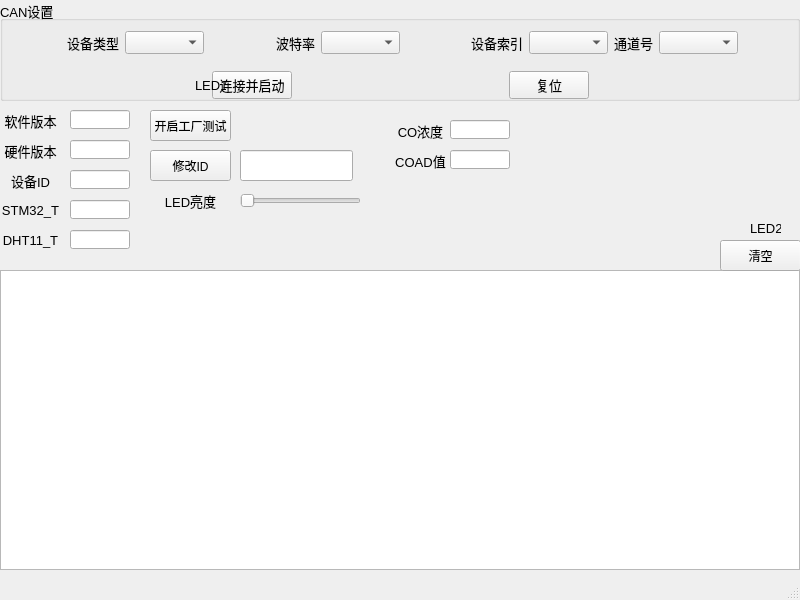
<?xml version="1.0" encoding="UTF-8"?>
<ui version="4.0">
 <class>MainWindow</class>
 <widget class="QMainWindow" name="MainWindow">
  <property name="geometry">
   <rect>
    <x>0</x>
    <y>0</y>
    <width>800</width>
    <height>600</height>
   </rect>
  </property>
  <property name="sizeIncrement">
   <size>
    <width>0</width>
    <height>23</height>
   </size>
  </property>
  <property name="baseSize">
   <size>
    <width>0</width>
    <height>23</height>
   </size>
  </property>
  <property name="font">
   <font>
    <pointsize>10</pointsize>
   </font>
  </property>
  <property name="windowTitle">
   <string>ZYdemo</string>
  </property>
  <property name="windowIcon">
   <iconset theme="QIcon::ThemeIcon::DocumentOpenRecent"/>
  </property>
  <widget class="QWidget" name="centralwidget">
   <widget class="QGroupBox" name="groupBox">
    <property name="geometry">
     <rect>
      <x>0</x>
      <y>0</y>
      <width>800</width>
      <height>101</height>
     </rect>
    </property>
    <property name="title">
     <string>CAN设置</string>
    </property>
    <widget class="QWidget" name="layoutWidget">
     <property name="geometry">
      <rect>
       <x>0</x>
       <y>70</y>
       <width>801</width>
       <height>31</height>
      </rect>
     </property>
     <layout class="QHBoxLayout" name="horizontalLayout">
      <item>
       <spacer name="horizontalSpacer">
        <property name="orientation">
         <enum>Qt::Orientation::Horizontal</enum>
        </property>
        <property name="sizeHint" stdset="0">
         <size>
          <width>40</width>
          <height>20</height>
         </size>
        </property>
       </spacer>
      </item>
      <item>
       <widget class="QPushButton" name="pushButton">
        <property name="text">
         <string>连接并启动</string>
        </property>
        <property name="checkable">
         <bool>true</bool>
        </property>
       </widget>
      </item>
      <item>
       <spacer name="horizontalSpacer_2">
        <property name="orientation">
         <enum>Qt::Orientation::Horizontal</enum>
        </property>
        <property name="sizeHint" stdset="0">
         <size>
          <width>40</width>
          <height>20</height>
         </size>
        </property>
       </spacer>
      </item>
      <item>
       <widget class="QPushButton" name="pushButton_2">
        <property name="text">
         <string>复位</string>
        </property>
       </widget>
      </item>
      <item>
       <spacer name="horizontalSpacer_3">
        <property name="orientation">
         <enum>Qt::Orientation::Horizontal</enum>
        </property>
        <property name="sizeHint" stdset="0">
         <size>
          <width>40</width>
          <height>20</height>
         </size>
        </property>
       </spacer>
      </item>
     </layout>
    </widget>
    <widget class="QWidget" name="layoutWidget">
     <property name="geometry">
      <rect>
       <x>2</x>
       <y>12</y>
       <width>801</width>
       <height>61</height>
      </rect>
     </property>
     <layout class="QHBoxLayout" name="horizontalLayout_2">
      <item>
       <spacer name="horizontalSpacer_5">
        <property name="orientation">
         <enum>Qt::Orientation::Horizontal</enum>
        </property>
        <property name="sizeHint" stdset="0">
         <size>
          <width>40</width>
          <height>20</height>
         </size>
        </property>
       </spacer>
      </item>
      <item>
       <widget class="QLabel" name="label">
        <property name="text">
         <string>设备类型</string>
        </property>
        <property name="alignment">
         <set>Qt::AlignmentFlag::AlignCenter</set>
        </property>
       </widget>
      </item>
      <item>
       <widget class="QComboBox" name="cmbDeviceType"/>
      </item>
      <item>
       <spacer name="horizontalSpacer_8">
        <property name="orientation">
         <enum>Qt::Orientation::Horizontal</enum>
        </property>
        <property name="sizeHint" stdset="0">
         <size>
          <width>40</width>
          <height>20</height>
         </size>
        </property>
       </spacer>
      </item>
      <item>
       <widget class="QLabel" name="label_2">
        <property name="text">
         <string>波特率</string>
        </property>
        <property name="alignment">
         <set>Qt::AlignmentFlag::AlignCenter</set>
        </property>
       </widget>
      </item>
      <item>
       <widget class="QComboBox" name="cmbBaudrate"/>
      </item>
      <item>
       <spacer name="horizontalSpacer_7">
        <property name="orientation">
         <enum>Qt::Orientation::Horizontal</enum>
        </property>
        <property name="sizeHint" stdset="0">
         <size>
          <width>40</width>
          <height>20</height>
         </size>
        </property>
       </spacer>
      </item>
      <item>
       <widget class="QLabel" name="label_3">
        <property name="text">
         <string>设备索引</string>
        </property>
        <property name="alignment">
         <set>Qt::AlignmentFlag::AlignCenter</set>
        </property>
       </widget>
      </item>
      <item>
       <widget class="QComboBox" name="cmbDeviceldnex"/>
      </item>
      <item>
       <widget class="QLabel" name="label_4">
        <property name="text">
         <string>通道号</string>
        </property>
        <property name="alignment">
         <set>Qt::AlignmentFlag::AlignCenter</set>
        </property>
       </widget>
      </item>
      <item>
       <widget class="QComboBox" name="cmbChannelldnex"/>
      </item>
      <item>
       <spacer name="horizontalSpacer_4">
        <property name="orientation">
         <enum>Qt::Orientation::Horizontal</enum>
        </property>
        <property name="sizeHint" stdset="0">
         <size>
          <width>40</width>
          <height>20</height>
         </size>
        </property>
       </spacer>
      </item>
     </layout>
    </widget>
   </widget>
   <widget class="QListWidget" name="lwDataDisplay">
    <property name="geometry">
     <rect>
      <x>0</x>
      <y>270</y>
      <width>800</width>
      <height>300</height>
     </rect>
    </property>
    <property name="font">
     <font>
      <pointsize>10</pointsize>
     </font>
    </property>
   </widget>
   <widget class="QLabel" name="label_5">
    <property name="geometry">
     <rect>
      <x>0</x>
      <y>110</y>
      <width>61</width>
      <height>21</height>
     </rect>
    </property>
    <property name="text">
     <string>软件版本</string>
    </property>
    <property name="alignment">
     <set>Qt::AlignmentFlag::AlignCenter</set>
    </property>
   </widget>
   <widget class="QLineEdit" name="leSwVer">
    <property name="geometry">
     <rect>
      <x>70</x>
      <y>110</y>
      <width>60</width>
      <height>19</height>
     </rect>
    </property>
    <property name="alignment">
     <set>Qt::AlignmentFlag::AlignCenter</set>
    </property>
    <property name="readOnly">
     <bool>true</bool>
    </property>
   </widget>
   <widget class="QLineEdit" name="leHwVer">
    <property name="geometry">
     <rect>
      <x>70</x>
      <y>140</y>
      <width>60</width>
      <height>19</height>
     </rect>
    </property>
    <property name="text">
     <string/>
    </property>
    <property name="alignment">
     <set>Qt::AlignmentFlag::AlignCenter</set>
    </property>
    <property name="readOnly">
     <bool>true</bool>
    </property>
   </widget>
   <widget class="QLabel" name="label_6">
    <property name="geometry">
     <rect>
      <x>0</x>
      <y>140</y>
      <width>61</width>
      <height>21</height>
     </rect>
    </property>
    <property name="text">
     <string>硬件版本</string>
    </property>
    <property name="alignment">
     <set>Qt::AlignmentFlag::AlignCenter</set>
    </property>
   </widget>
   <widget class="QLabel" name="label_7">
    <property name="geometry">
     <rect>
      <x>0</x>
      <y>170</y>
      <width>61</width>
      <height>21</height>
     </rect>
    </property>
    <property name="text">
     <string>设备ID</string>
    </property>
    <property name="alignment">
     <set>Qt::AlignmentFlag::AlignCenter</set>
    </property>
   </widget>
   <widget class="QLineEdit" name="leDeviceID">
    <property name="geometry">
     <rect>
      <x>70</x>
      <y>170</y>
      <width>60</width>
      <height>19</height>
     </rect>
    </property>
    <property name="text">
     <string/>
    </property>
    <property name="alignment">
     <set>Qt::AlignmentFlag::AlignCenter</set>
    </property>
    <property name="readOnly">
     <bool>true</bool>
    </property>
   </widget>
   <widget class="QLineEdit" name="leSTM32T">
    <property name="geometry">
     <rect>
      <x>70</x>
      <y>200</y>
      <width>60</width>
      <height>19</height>
     </rect>
    </property>
    <property name="text">
     <string/>
    </property>
    <property name="alignment">
     <set>Qt::AlignmentFlag::AlignCenter</set>
    </property>
    <property name="readOnly">
     <bool>true</bool>
    </property>
   </widget>
   <widget class="QLabel" name="label_8">
    <property name="geometry">
     <rect>
      <x>0</x>
      <y>200</y>
      <width>61</width>
      <height>21</height>
     </rect>
    </property>
    <property name="text">
     <string>STM32_T</string>
    </property>
    <property name="alignment">
     <set>Qt::AlignmentFlag::AlignCenter</set>
    </property>
   </widget>
   <widget class="QLineEdit" name="leDHT11T">
    <property name="geometry">
     <rect>
      <x>70</x>
      <y>230</y>
      <width>60</width>
      <height>19</height>
     </rect>
    </property>
    <property name="text">
     <string/>
    </property>
    <property name="alignment">
     <set>Qt::AlignmentFlag::AlignCenter</set>
    </property>
    <property name="readOnly">
     <bool>true</bool>
    </property>
   </widget>
   <widget class="QLabel" name="label_9">
    <property name="geometry">
     <rect>
      <x>0</x>
      <y>230</y>
      <width>61</width>
      <height>21</height>
     </rect>
    </property>
    <property name="text">
     <string>DHT11_T</string>
    </property>
    <property name="alignment">
     <set>Qt::AlignmentFlag::AlignCenter</set>
    </property>
   </widget>
   <widget class="QPushButton" name="pbFactoryTest">
    <property name="geometry">
     <rect>
      <x>150</x>
      <y>110</y>
      <width>81</width>
      <height>31</height>
     </rect>
    </property>
    <property name="font">
     <font>
      <pointsize>9</pointsize>
     </font>
    </property>
    <property name="text">
     <string>开启工厂测试</string>
    </property>
    <property name="iconSize">
     <size>
      <width>10</width>
      <height>10</height>
     </size>
    </property>
    <property name="checkable">
     <bool>true</bool>
    </property>
   </widget>
   <widget class="QLineEdit" name="leIdChange">
    <property name="geometry">
     <rect>
      <x>240</x>
      <y>150</y>
      <width>113</width>
      <height>31</height>
     </rect>
    </property>
   </widget>
   <widget class="QPushButton" name="pbChangeID">
    <property name="geometry">
     <rect>
      <x>150</x>
      <y>150</y>
      <width>81</width>
      <height>31</height>
     </rect>
    </property>
    <property name="font">
     <font>
      <pointsize>9</pointsize>
     </font>
    </property>
    <property name="text">
     <string>修改ID</string>
    </property>
    <property name="iconSize">
     <size>
      <width>10</width>
      <height>10</height>
     </size>
    </property>
    <property name="checkable">
     <bool>false</bool>
    </property>
   </widget>
   <widget class="QSlider" name="sLedSet">
    <property name="geometry">
     <rect>
      <x>240</x>
      <y>190</y>
      <width>121</width>
      <height>21</height>
     </rect>
    </property>
    <property name="maximum">
     <number>100</number>
    </property>
    <property name="singleStep">
     <number>10</number>
    </property>
    <property name="tracking">
     <bool>false</bool>
    </property>
    <property name="orientation">
     <enum>Qt::Orientation::Horizontal</enum>
    </property>
   </widget>
   <widget class="QLabel" name="label_10">
    <property name="geometry">
     <rect>
      <x>160</x>
      <y>190</y>
      <width>61</width>
      <height>21</height>
     </rect>
    </property>
    <property name="text">
     <string>LED亮度</string>
    </property>
    <property name="alignment">
     <set>Qt::AlignmentFlag::AlignCenter</set>
    </property>
   </widget>
   <widget class="QPushButton" name="pbEmptyDataDisplay">
    <property name="geometry">
     <rect>
      <x>720</x>
      <y>240</y>
      <width>81</width>
      <height>31</height>
     </rect>
    </property>
    <property name="font">
     <font>
      <pointsize>9</pointsize>
     </font>
    </property>
    <property name="text">
     <string>清空</string>
    </property>
    <property name="iconSize">
     <size>
      <width>10</width>
      <height>10</height>
     </size>
    </property>
    <property name="checkable">
     <bool>false</bool>
    </property>
   </widget>
   <widget class="QLabel" name="lb_LED1">
    <property name="geometry">
     <rect>
      <x>195</x>
      <y>77</y>
      <width>31</width>
      <height>16</height>
     </rect>
    </property>
    <property name="text">
     <string>LED1</string>
    </property>
   </widget>
   <widget class="QLabel" name="lb_LED2">
    <property name="geometry">
     <rect>
      <x>750</x>
      <y>220</y>
      <width>31</width>
      <height>16</height>
     </rect>
    </property>
    <property name="text">
     <string>LED2</string>
    </property>
   </widget>
   <widget class="QLabel" name="label_11">
    <property name="geometry">
     <rect>
      <x>390</x>
      <y>120</y>
      <width>61</width>
      <height>21</height>
     </rect>
    </property>
    <property name="text">
     <string>CO浓度</string>
    </property>
    <property name="alignment">
     <set>Qt::AlignmentFlag::AlignCenter</set>
    </property>
   </widget>
   <widget class="QLineEdit" name="CO_PPM">
    <property name="geometry">
     <rect>
      <x>450</x>
      <y>120</y>
      <width>60</width>
      <height>19</height>
     </rect>
    </property>
    <property name="alignment">
     <set>Qt::AlignmentFlag::AlignCenter</set>
    </property>
    <property name="readOnly">
     <bool>true</bool>
    </property>
   </widget>
   <widget class="QLabel" name="label_12">
    <property name="geometry">
     <rect>
      <x>390</x>
      <y>150</y>
      <width>61</width>
      <height>21</height>
     </rect>
    </property>
    <property name="text">
     <string>COAD值</string>
    </property>
    <property name="alignment">
     <set>Qt::AlignmentFlag::AlignCenter</set>
    </property>
   </widget>
   <widget class="QLineEdit" name="CO_AD">
    <property name="geometry">
     <rect>
      <x>450</x>
      <y>150</y>
      <width>60</width>
      <height>19</height>
     </rect>
    </property>
    <property name="alignment">
     <set>Qt::AlignmentFlag::AlignCenter</set>
    </property>
    <property name="readOnly">
     <bool>true</bool>
    </property>
   </widget>
  </widget>
  <widget class="QMenuBar" name="menubar">
   <property name="geometry">
    <rect>
     <x>0</x>
     <y>0</y>
     <width>800</width>
     <height>19</height>
    </rect>
   </property>
  </widget>
  <widget class="QStatusBar" name="statusbar"/>
 </widget>
 <resources/>
 <connections/>
</ui>
